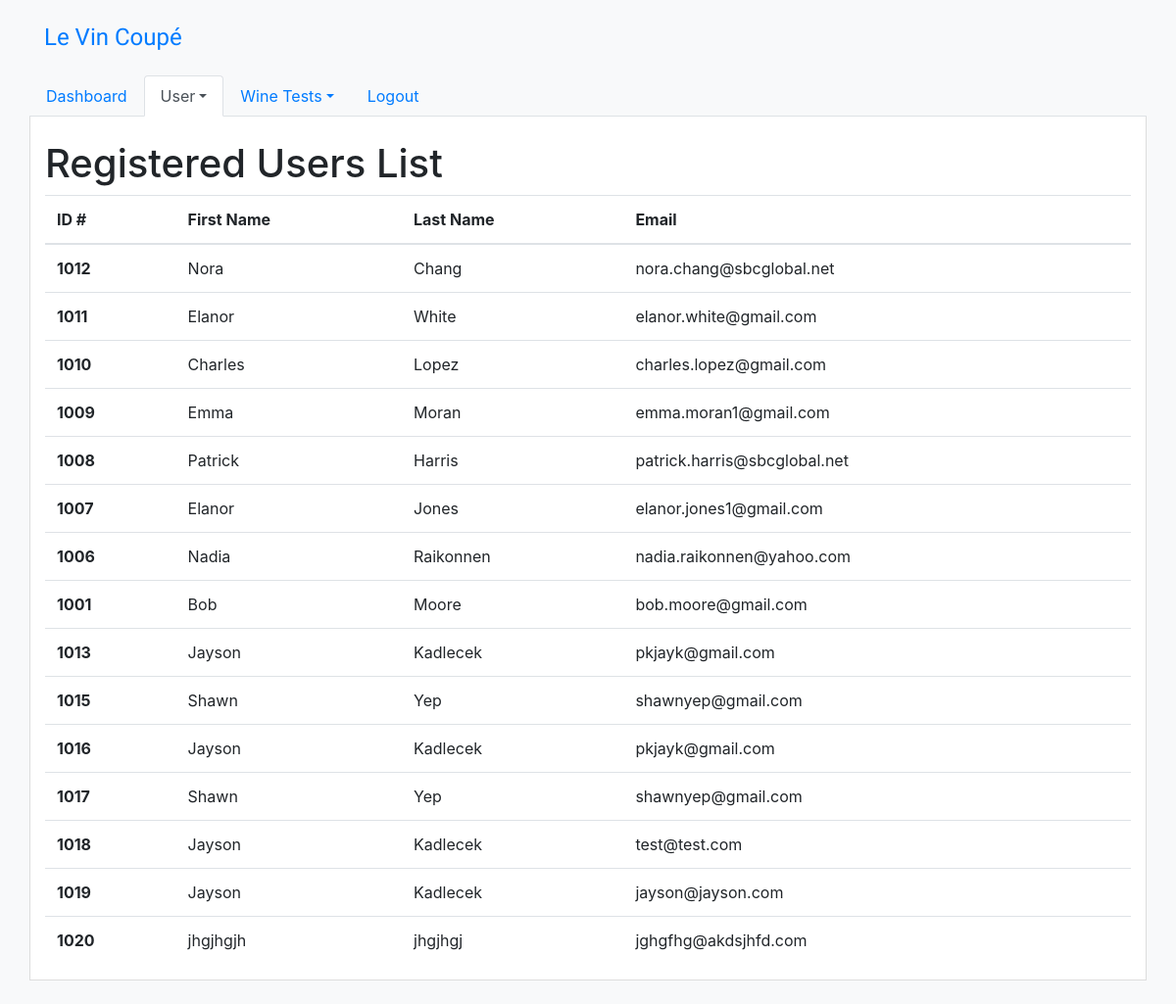
The app's page /users (signed in), older data.
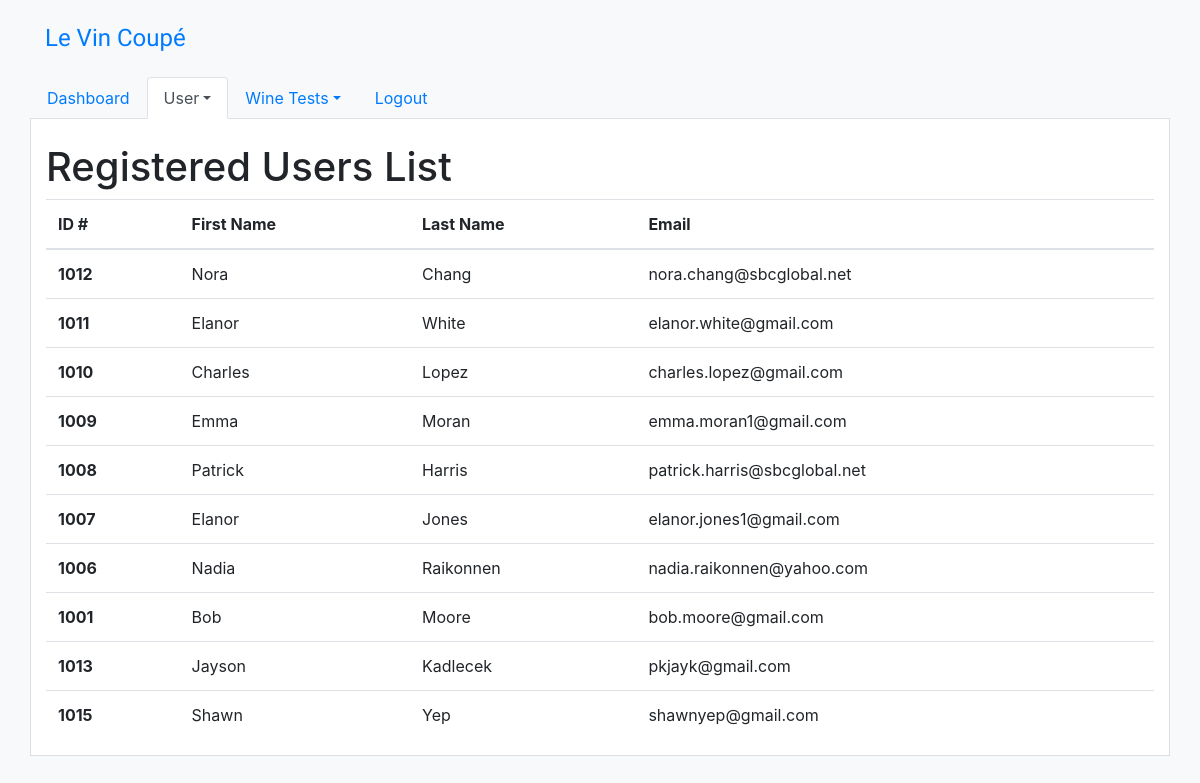
The same page, newer data.
### tables this page shows
CREATE TABLE "Employee" (
	`EmployeeID`	TEXT,
	`FirstName`	TEXT,
	`LastName`	TEXT,
	`StreetAddress`	TEXT,
	`City`	TEXT,
	`State`	TEXT,
	`ZipCode`	TEXT,
	`Email`	TEXT,
	`Password`	TEXT,
	PRIMARY KEY(EmployeeID)
);

### app.py (the view)
@app.route("/users")
def displayUserList():
	user = User()
	userList = user.getUsers()
	return render_template('users.html', users = userList)

### app.py (called while the page is built)
@app.before_request
def check_login():
	if not User.isLoggedIn() and request.path != "/login":
		return redirect("/login", code=302)

### user.py (called while the page is built)
	def getUsers(self):
		with self.userDatabase:
			cur = self.userDatabase.cursor()
			try:
				cur.execute("SELECT EmployeeID, FirstName, LastName, StreetAddress, City, State, ZipCode, Email FROM Employee")
				employeeList = list(cur.fetchall())
			except Exception as e:
				print(e)
		return employeeList

	def isLoggedIn():
		if session.get('loggedIn') == True:
			return True
		else:
			return False

### templates/users.html (shortened to what this page needs)
<!doctype html>
<head>
{% include 'header-code.html' %}
</head>
<body>
{% with active="user" %}
	{% include 'nav.html' %}
{% endwith %}
<div class="container content mb-4" style="border:1px solid #ddd; border-top:none;">
<h1 class="pt-4">Registered Users List</h1>
<table class="table">
  <thead>
    <tr>
      <th scope="col">ID #</th>
      <th scope="col">First Name</th>
      <th scope="col">Last Name</th>
      <th scope="col">Email</th>
    </tr>
  </thead>
   <tbody>
{% for user in users %}
    <tr>
      <th scope="row">{{ user[0] }}</th>
      <td>{{ user[1] }}</td>
      <td>{{ user[2] }}</td>
      <td>{{ user[7] }}</td>
    </tr>
{% endfor %}
  </tbody>
</table>
</div>
</body>
</html>

### templates/header-code.html (shortened to what this page needs)
<link rel="stylesheet" href="https://maxcdn.bootstrapcdn.com/bootstrap/4.0.0-beta.2/css/bootstrap.min.css">

### templates/nav.html (shortened to what this page needs)
<div class="container mt-4">
	<a href="/"><h4 style="font-family:'Dancing Script'" class="text-left">Le Vin Coupé</h4></a>
</div>
<div class="container mt-4" style="padding-left:0;padding-right:0">
	<ul class="nav nav-tabs">
		<li class="nav-item">
			<a class="nav-link {% if active == "dashboard" %}active{% endif %}" href="/">Dashboard</a>
		</li>
		<li class="nav-item dropdown">
			<a class="nav-link dropdown-toggle {% if active == "user" %}active{% endif %}" data-toggle="dropdown" href="#" role="button" aria-haspopup="true" aria-expanded="false">User</a>
		</li>
		<li class="nav-item dropdown">
			<a class="nav-link dropdown-toggle {% if active == "wineTest" %}active{% endif %}" data-toggle="dropdown" href="#" role="button" aria-haspopup="true" aria-expanded="false">Wine Tests</a>
		</li>
		<li class="nav-item">
			<a class="nav-link" href="/logout">Logout</a>
		</li>
	</ul>
</div>

### templates/header-code.html (style rules this page uses)
body { background-color:#f8f9fa!important; }
.container.content { background-color:#fff; }

Row changes from the older to the newer data that the page shows:
removed Employee: EmployeeID "1016", FirstName "Jayson", LastName "Kadlecek", Email "pkjayk@gmail.com"
removed Employee: EmployeeID "1017", FirstName "Shawn", LastName "Yep", Email "shawnyep@gmail.com"
removed Employee: EmployeeID "1018", FirstName "Jayson", LastName "Kadlecek", Email "test@test.com"
removed Employee: EmployeeID "1019", FirstName "Jayson", LastName "Kadlecek", Email "jayson@jayson.com"
removed Employee: EmployeeID "1020", FirstName "jhgjhgjh", LastName "jhgjhgj", Email "jghgfhg@akdsjhfd.com"
